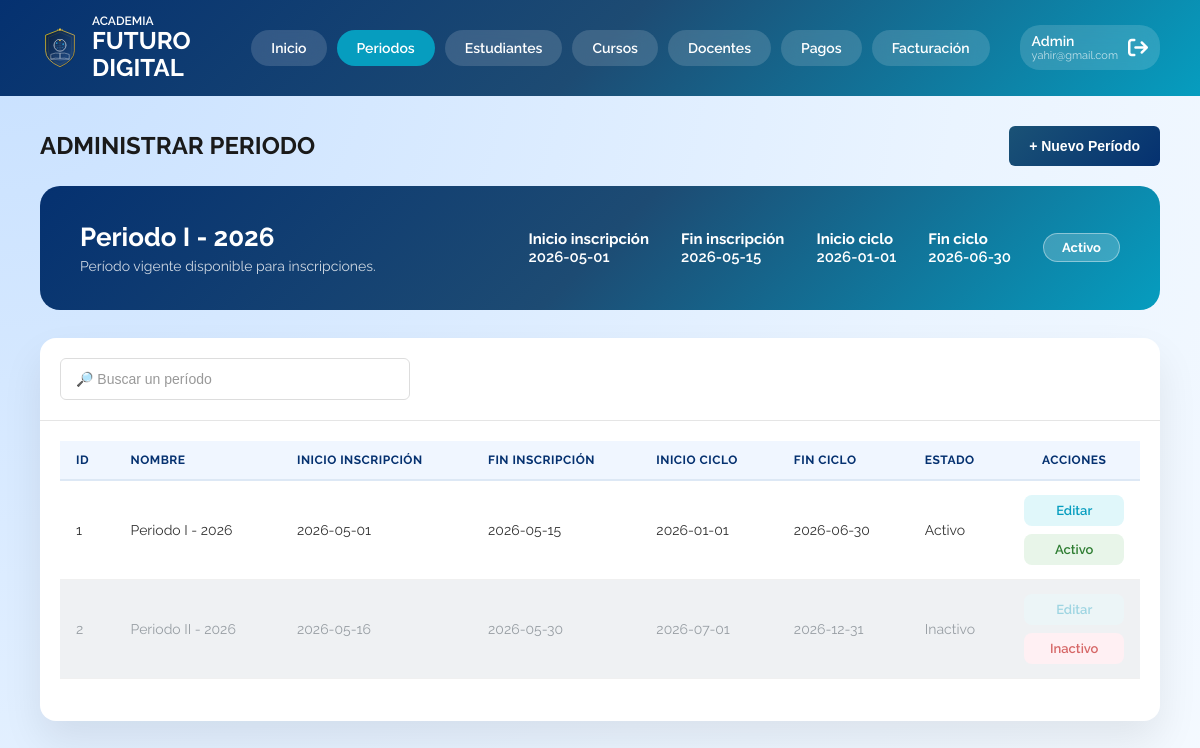
The page /admin-periodos.php (signed in) on the database as committed earlier.
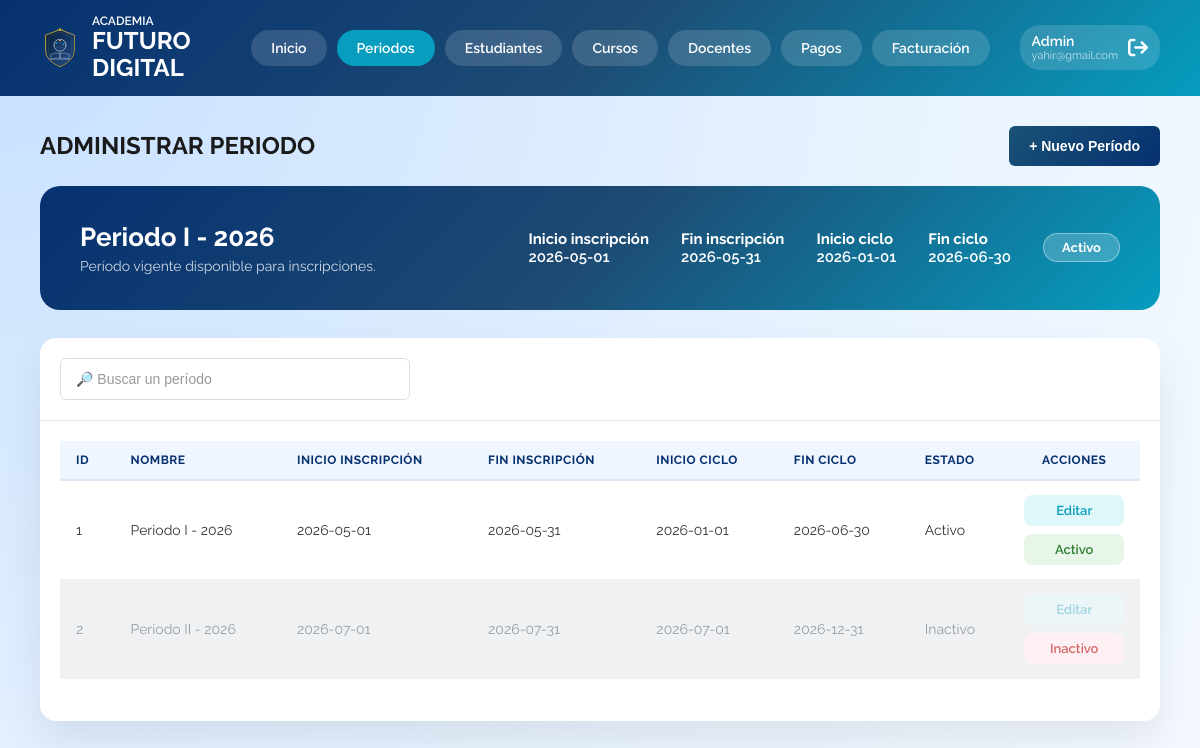
The same page on the database as committed later.
### tables this page shows
CREATE TABLE `PeriodoInscripcion` (
    `id` int PRIMARY KEY NOT NULL AUTO_INCREMENT,
    `nombre` varchar(100) NOT NULL,
    `fechaInicio` date NOT NULL,
    `fechaFin` date NOT NULL,
    `fechaInicioCiclo` DATE NOT NULL,
    `fechaFinCiclo` DATE NOT NULL,
    `estado` tinyint(1) DEFAULT '0'
);

### mostrar-tabla-periodos.php (the view)
<?php
include('includes/conexion.php');
$columnasPeriodo = [];
$resColumnas = mysqli_query($conexion, "SHOW COLUMNS FROM PeriodoInscripcion");
if ($resColumnas) {
    while ($columna = mysqli_fetch_assoc($resColumnas)) {
        $columnasPeriodo[] = $columna['Field'];
    }
}
$tieneFechasCiclo = in_array('fechaInicioCiclo', $columnasPeriodo, true) && in_array('fechaFinCiclo', $columnasPeriodo, true);
$selectFechasCiclo = $tieneFechasCiclo ? ', fechaInicioCiclo, fechaFinCiclo' : ", NULL AS fechaInicioCiclo, NULL AS fechaFinCiclo";
$sql = "SELECT id, nombre, fechaInicio, fechaFin, estado $selectFechasCiclo
        FROM PeriodoInscripcion
        ORDER BY estado DESC, id DESC";
$resultado = mysqli_query($conexion, $sql);
if (mysqli_num_rows($resultado) > 0):
?>
<table class="data-table mobile-cards">
    <thead>
        <tr>
            <th>ID</th>
            <th>Nombre</th>
            <th>Inicio inscripción</th>
            <th>Fin inscripción</th>
            <th>Inicio ciclo</th>
            <th>Fin ciclo</th>
            <th>Estado</th>
            <th>Acciones</th>
        </tr>
    </thead>
    <tbody>
        <?php while($p = mysqli_fetch_assoc($resultado)):
            $esActivo = ($p['estado'] == 1);
        ?>
        <tr data-id="<?php echo $p['id']; ?>">
            <td data-label="ID"><?php echo $p['id']; ?></td>
            <td data-label="Nombre"><?php echo htmlspecialchars($p['nombre']); ?></td>
            <td data-label="Inicio inscripción"><?php echo htmlspecialchars($p['fechaInicio']); ?></td>
            <td data-label="Fin inscripción"><?php echo htmlspecialchars($p['fechaFin']); ?></td>
            <td data-label="Inicio ciclo"><?php echo $p['fechaInicioCiclo'] ? htmlspecialchars($p['fechaInicioCiclo']) : '—'; ?></td>
            <td data-label="Fin ciclo"><?php echo $p['fechaFinCiclo'] ? htmlspecialchars($p['fechaFinCiclo']) : '—'; ?></td>
            <td data-label="Estado">
                <?php echo $esActivo ? 'Activo' : 'Inactivo'; ?>
            </td>
            <td data-label="Acciones" class="acciones-cell">
                <div class="acciones-texto">
                    <a
                        href="#"
                        class="link-accion abrir-modal-periodo"
                        data-id="<?php echo $p['id']; ?>"
                        data-nombre="<?php echo htmlspecialchars($p['nombre']); ?>"
                        data-fecha_inicio="<?php echo htmlspecialchars($p['fechaInicio']); ?>"
                        data-fecha_fin="<?php echo htmlspecialchars($p['fechaFin']); ?>"
                        data-fecha_inicio_ciclo="<?php echo htmlspecialchars($p['fechaInicioCiclo'] ?? ''); ?>"
                        data-fecha_fin_ciclo="<?php echo htmlspecialchars($p['fechaFinCiclo'] ?? ''); ?>"
                        onclick="return false;"
                    >
                        Editar
                    </a>
                    <a
                        href="#"
                        class="link-accion btn-toggle-estado <?php echo $esActivo ? 'estado-activo' : 'estado-inactivo'; ?>"
                    >
                        <?php echo $esActivo ? 'Activo' : 'Inactivo'; ?>
                    </a>
                </div>
            </td>
        </tr>
        <?php endwhile; ?>
    </tbody>
</table>
<?php else: ?>
    <div class="mensaje-vacio">No hay períodos registrados.</div>
<?php endif; ?>

### admin-periodos.php (shortened to what this page needs)
<?php
include('includes/conexion.php');
$columnasPeriodo = [];
$resColumnas = mysqli_query($conexion, "SHOW COLUMNS FROM PeriodoInscripcion");
if ($resColumnas) {
    while ($columna = mysqli_fetch_assoc($resColumnas)) {
        $columnasPeriodo[] = $columna['Field'];
    }
}
$tieneFechasCiclo = in_array('fechaInicioCiclo', $columnasPeriodo, true) && in_array('fechaFinCiclo', $columnasPeriodo, true);
$selectFechasCiclo = $tieneFechasCiclo ? ', fechaInicioCiclo, fechaFinCiclo' : ", NULL AS fechaInicioCiclo, NULL AS fechaFinCiclo";
$sql_activo = "SELECT nombre, fechaInicio, fechaFin, estado $selectFechasCiclo
               FROM PeriodoInscripcion
               WHERE estado = 1
               LIMIT 1";
$result_activo = mysqli_query($conexion, $sql_activo);
$periodo_activo = mysqli_fetch_assoc($result_activo);
?>
<!DOCTYPE html>
<html lang="es">
<head>
    <link rel="stylesheet" href="https://cdnjs.cloudflare.com/ajax/libs/font-awesome/6.4.0/css/all.min.css">
    <link rel="stylesheet" href="css/stylesAdmin.css">
</head>
<body class="raleway-all">
    <header class="header">
        <div class="logo">
            <img src="img/logo.svg" alt="Logo Academia Futuro Digital" class="logo">
            <div class="logo-text">
                <span class="logo-small">ACADEMIA</span>
                <span class="logo-big">FUTURO DIGITAL</span>
            </div>
        </div>
        <nav class="nav">
            <a href="./admin-inicio.php" class="btn-nav">Inicio</a>
            <a href="./admin-periodos.php" class="btn-nav active">Periodos</a>
            <a href="./admin-estudiantes.php" class="btn-nav">Estudiantes</a>
            <a href="./admin-cursos.php" class="btn-nav">Cursos</a>
            <a href="./admin-docentes.php" class="btn-nav">Docentes</a>
            <a href="./admin-pagos.php" class="btn-nav">Pagos</a>
            <a href="./admin-facturacion.php" class="btn-nav">Facturación</a>
            <a href="includes/logout.php" style="text-decoration:none;">
                <div class="user-profile">
                    <div class="user-info">
                        <span class="user-role">Admin</span>
                        <span class="user-email"><?php echo $_SESSION["usuario"]; ?></span>
                    </div>
                    <i class="fas fa-arrow-right-from-bracket logout-icon"></i>
                </div>
            </a>
        </nav>
    </header>
    <main class="main">
        <div class="page-header">
            <h1 class="titulo">ADMINISTRAR PERIODO</h1>
            <button class="btn-nuevo">+ Nuevo Período</button>
        </div>
        <div class="banner">
            <div class="banner-texto">
                <h1><?php echo $periodo_activo ? htmlspecialchars($periodo_activo['nombre']) : 'Sin período activo'; ?></h1>
                <p>
                    <?php if ($periodo_activo): ?>
                        Período vigente disponible para inscripciones.
                    <?php else: ?>
                        Activa o crea un nuevo período para que los estudiantes puedan inscribirse.
                    <?php endif; ?>
                </p>
            </div>
            <div class="periodo-info">
                <div class="periodo-fechas">
                    <div>
                        <p><strong>Inicio inscripción</strong><br>
                            <?php echo $periodo_activo ? htmlspecialchars($periodo_activo['fechaInicio']) : '—'; ?>
                        </p>
                    </div>
                    <div>
                        <p><strong>Fin inscripción</strong><br>
                            <?php echo $periodo_activo ? htmlspecialchars($periodo_activo['fechaFin']) : '—'; ?>
                        </p>
                    </div>
                    <div>
                        <p><strong>Inicio ciclo</strong><br>
                            <?php echo $periodo_activo && $periodo_activo['fechaInicioCiclo'] ? htmlspecialchars($periodo_activo['fechaInicioCiclo']) : '—'; ?>
                        </p>
                    </div>
                    <div>
                        <p><strong>Fin ciclo</strong><br>
                            <?php echo $periodo_activo && $periodo_activo['fechaFinCiclo'] ? htmlspecialchars($periodo_activo['fechaFinCiclo']) : '—'; ?>
                        </p>
                    </div>
                </div>
                <?php
                    $estadoTexto = $periodo_activo ? 'Activo' : 'Sin período';
                    $estadoClase = $periodo_activo ? 'activo' : 'sin-periodo';
                ?>
                <span class="estado-periodo <?php echo $estadoClase; ?>">
                    <?php echo $estadoTexto; ?>
                </span>
            </div>
        </div>
        <div class="card">
            <div class="toolbar">
                <input type="text" id="buscador-periodo" placeholder="🔎 Buscar un período" class="input-buscar">
            </div>
            <div class="tabla-placeholder">
                <?php include('mostrar-tabla-periodos.php'); ?>
            </div>
        </div>
    </main>
</body>
</html>

Rows that differ between the two databases and show on the page:
changed periodoinscripcion "Periodo I - 2026": fechaFin "2026-05-15" → "2026-05-31"
changed periodoinscripcion "Periodo II - 2026": fechaInicio "2026-05-16" → "2026-07-01"; fechaFin "2026-05-30" → "2026-07-31"
